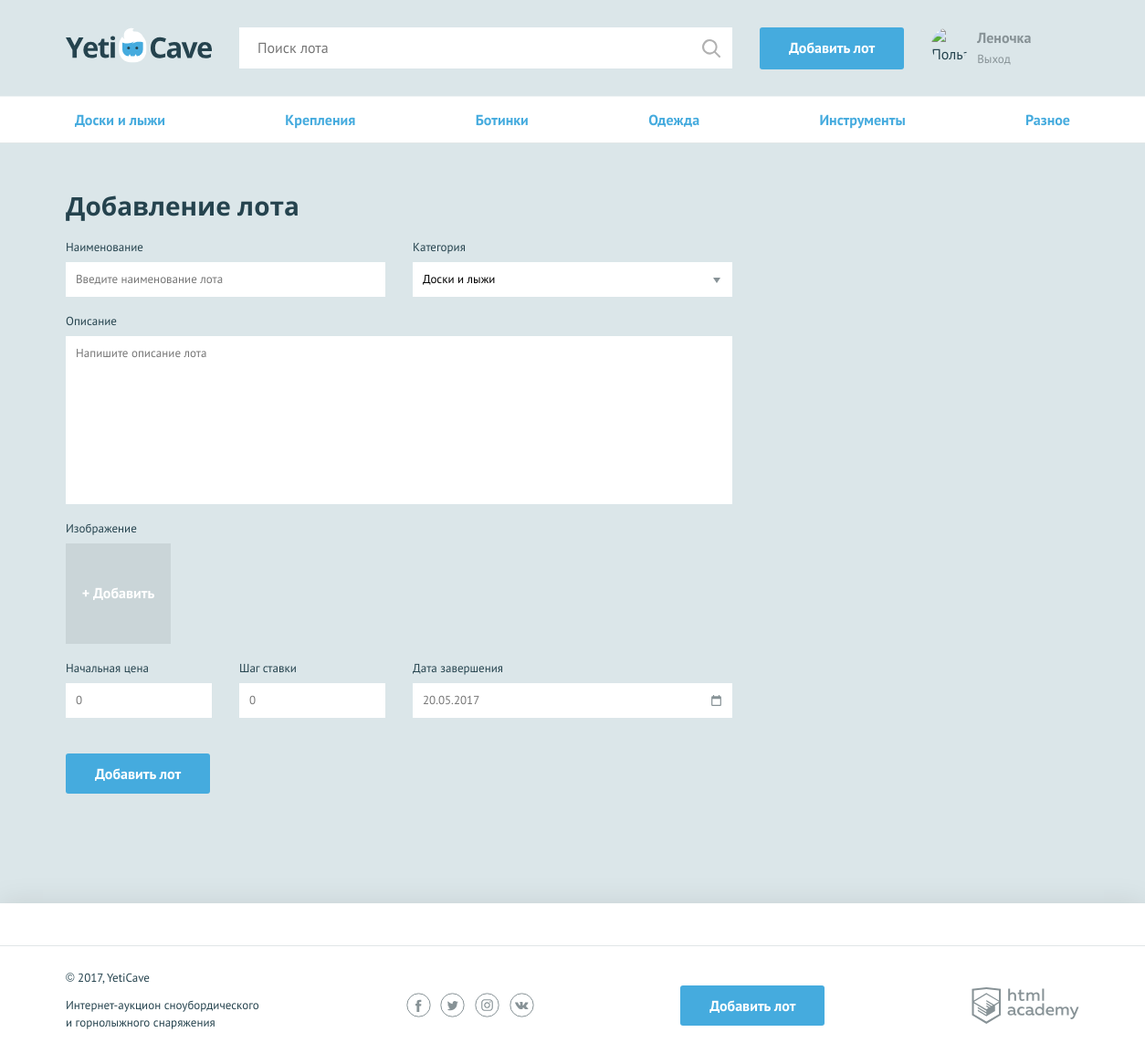
The page /add.php (signed in) on the database its author committed.
### tables this page shows
CREATE TABLE category(
  id INT AUTO_INCREMENT PRIMARY KEY,
  name NVARCHAR(128)
);

### functions.php (called while the page is built, shortened)
<?php
require_once 'mysql_helper.php';
function renderTemplate($path, $args) {
    include $path;
    return ob_get_clean();
}
function selectData($link, $query, $queryData = []) {
    $data = [];
    $stmt = db_get_prepare_stmt($link, $query, $queryData);
    mysqli_stmt_execute($stmt);
    $result = mysqli_stmt_get_result($stmt);
    if ($result) {
        while ($row = mysqli_fetch_array($result, MYSQLI_ASSOC)) {
            $data[] = $row;
        }
    }
    return $data;
}
?>

### mysql_helper.php (called while the page is built, shortened)
<?php
function db_get_prepare_stmt($link, $sql, $data = []) {
    $stmt = mysqli_prepare($link, $sql);
    return $stmt;
}

### data.php (called while the page is built)
<?php
require_once 'functions.php';
$categories = selectData($connection, 'SELECT name FROM category');
?>

### templates/add-lot.php (the view, shortened to what this page needs)
<nav class="nav">
  <ul class="nav__list container">
  <?php foreach($categories as $category): ?>
    <li class="nav__item">
      <a href="all-lots.html"><?=htmlspecialchars($category['name']);?></a>
    </li>
  <?php endforeach; ?>
  </ul>
</nav>
<form
    class="<?= count($formErrors) > 0 ? 'form form--invalid container' : 'form container' ?>"
    action="add.php"
    method="post"
    enctype="multipart/form-data"
>
    <h2>Добавление лота</h2>
    <div class="form__container-two">
        <div class="<?= isset($formErrors['name']) ? 'form__item form__item--invalid' : 'form__item' ?>">
            <label for="lot-name">Наименование</label>
            <input id="lot-name" type="text" name="name" placeholder="Введите наименование лота" required value="<?= htmlspecialchars($lot['name']); ?>">
        </div>
        <div class="form__item">
            <label for="category">Категория</label>
            <select id="category" name="category" required>
                <?php foreach($categories as $key => $category): ?>
                    <option
                        <?= $lot['category'] === $key ? 'selected' : '' ?>
                        value="<?= $key ?>"
                    >
                        <?= htmlspecialchars($category['name']); ?>
                    </option>
                <?php endforeach; ?>
            </select>
        </div>
    </div>
    <div class="<?= isset($formErrors['description']) ? 'form__item form__item--wide form__item--invalid' : 'form__item form__item--wide' ?>">
        <label for="description">Описание</label>
        <textarea id="description" name="description" placeholder="Напишите описание лота" required><?= htmlspecialchars($lot['description']); ?></textarea>
    </div>
    <div class="<?= is_null($lot['image']) ? 'form__item form__item--file' : 'form__item form__item--uploaded form__item--file'?>">
        <label>Изображение</label>
        <div class="form__input-file">
            <label for="photo2">
                <span>+ Добавить</span>
            </label>
        </div>
    </div>
    <div class="form__container-three">
        <div class="<?= isset($formErrors['price']) ? 'form__item form__item--small form__item--invalid' : 'form__item form__item--small' ?>">
            <label for="lot-rate">Начальная цена</label>
            <input id="lot-rate" type="number" name="price" value="<?= htmlspecialchars($lot['price']) ?>" placeholder="0" required>
        </div>
        <div class="<?= isset($formErrors['step']) ? 'form__item form__item--small form__item--invalid' : 'form__item form__item--small' ?>">
            <label for="lot-step">Шаг ставки</label>
            <input id="lot-step" type="number" name="step" value="<?= htmlspecialchars($lot['step']) ?>" placeholder="0" required>
        </div>
        <div class="<?= isset($formErrors['date']) ? 'form__item form__item--invalid' : 'form__item' ?>">
            <label for="lot-date">Дата завершения</label>
            <input class="form__input-date" id="lot-date" type="text" name="date" value="<?= htmlspecialchars($lot['date']) ?>" placeholder="20.05.2017" required>
        </div>
    </div>
    <button type="submit" class="button">Добавить лот</button>
</form>

### css/style.css (style rules this page uses)
body { min-width: 1140px; background-color: #dbe6e9; font-family: "PT Sans", sans-serif; font-weight: 400; font-size: 16px; line-height: 26px; color: #25434e; }
a { text-decoration: none; }
h2 { margin: 0; font-family: "Open Sans", sans-serif; font-size: 28px; line-height: 35px; font-weight: 700; }
.container { width: 1110px; margin: 0 auto; padding: 0 15px; }
.button { display: block; padding: 9px 32px; background-color: #45abde; color: #ffffff; text-align: center; font-weight: 700; border: none; border-radius: 3px; }
.nav { background-color: #ffffff; border-bottom: 1px solid #e1e6e7; }
.nav__list { display: -webkit-flex; display: -ms-flexbox; display: flex; -webkit-justify-content: space-between; -ms-flex-pack: justify; justify-content: space-between; -webkit-flex-wrap: wrap; -ms-flex-wrap: wrap; flex-wrap: wrap; list-style: none; }
.nav__item a { position: relative; display: block; padding: 12px 10px; font-weight: 700; color: #45abde; }
.nav__item a::before { content: ""; display: none; position: absolute; bottom: 0; width: calc(100% - 20px); height: 3px; background-color: #e2e5e6; }
.form { padding-top: 51px; }
.form h2 { padding-bottom: 15px; }
.form__item { width: 350px; margin: 0; margin-bottom: 14px; font-size: 13px; }
.form__item label { display: block; margin-bottom: 3px; }
.form__item input, .form__item textarea { display: block; width: 100%; padding: 5px 10px; border: 1px solid #ffffff; box-sizing: border-box; }
.form__item textarea { min-height: 184px; resize: none; }
.form__item--small { width: 160px }
.form__item--wide { width: 730px; }
.form .button { display: inline-block; vertical-align: middle; margin-right: 20px; }
.form__item select { display: block; width: 350px; padding: 5px 10px; border: 1px solid #ffffff; box-sizing: border-box; border-radius: 0; -webkit-appearance: none; -moz-appearance: none; appearance: none; background: #ffffff url("../img/dropdown.svg") 328px 16px no-repeat; }
.form__container-two, .form__container-three { display: -webkit-flex; display: -ms-flexbox; display: flex; -webkit-justify-content: space-between; -ms-flex-pack: justify; justify-content: space-between; width: 730px; }
.form__container-three { margin-bottom: 25px; }
.form__input-date { background: #ffffff url("../img/date.svg") 326px 12px no-repeat; }
.form__item--file label span { display: block; width: 115px; height: 110px; background-color: #cad5d8; color: #ffffff; font-size: 16px; text-align: center; font-weight: 700; padding: 40px 0; box-sizing: border-box; border: 1px solid #cad5d8; cursor: pointer; }

### rows shown on the page
category: name "Доски и лыжи"
category: name "Крепления"
category: name "Ботинки"
category: name "Одежда"
category: name "Инструменты"
category: name "Разное"

### other values the page prints
$user_name "Леночка"
form field category "Доски и лыжи"
